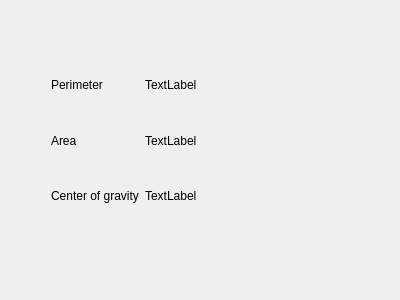
<?xml version="1.0" encoding="UTF-8"?>
<ui version="4.0">
 <class>InfoAboutFigure</class>
 <widget class="QDialog" name="InfoAboutFigure">
  <property name="geometry">
   <rect>
    <x>0</x>
    <y>0</y>
    <width>400</width>
    <height>300</height>
   </rect>
  </property>
  <property name="windowTitle">
   <string>Dialog</string>
  </property>
  <widget class="QWidget" name="">
   <property name="geometry">
    <rect>
     <x>51</x>
     <y>60</y>
     <width>251</width>
     <height>161</height>
    </rect>
   </property>
   <layout class="QGridLayout" name="gridLayout">
    <item row="0" column="0">
     <widget class="QLabel" name="label">
      <property name="text">
       <string>Perimeter</string>
      </property>
     </widget>
    </item>
    <item row="0" column="1" colspan="2">
     <widget class="QLabel" name="perimeter">
      <property name="text">
       <string>TextLabel</string>
      </property>
     </widget>
    </item>
    <item row="1" column="0">
     <widget class="QLabel" name="label_2">
      <property name="text">
       <string>Area</string>
      </property>
     </widget>
    </item>
    <item row="1" column="1" colspan="2">
     <widget class="QLabel" name="area">
      <property name="text">
       <string>TextLabel</string>
      </property>
     </widget>
    </item>
    <item row="2" column="0">
     <widget class="QLabel" name="label_3">
      <property name="text">
       <string>Сenter of gravity</string>
      </property>
     </widget>
    </item>
    <item row="2" column="1" colspan="2">
     <widget class="QLabel" name="gravity">
      <property name="text">
       <string>TextLabel</string>
      </property>
     </widget>
    </item>
   </layout>
  </widget>
 </widget>
 <resources/>
 <connections/>
</ui>
